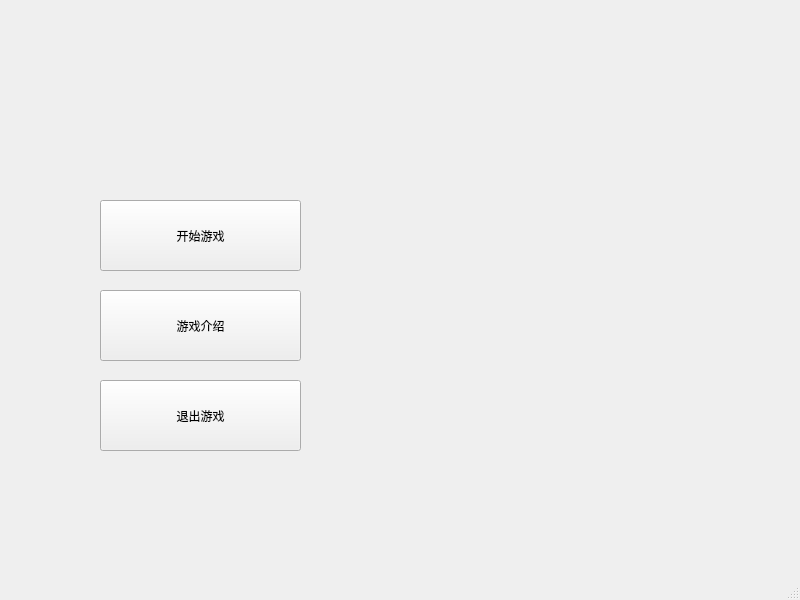
<?xml version="1.0" encoding="UTF-8"?>
<ui version="4.0">
 <class>MainWindow</class>
 <widget class="QMainWindow" name="MainWindow">
  <property name="geometry">
   <rect>
    <x>0</x>
    <y>0</y>
    <width>800</width>
    <height>600</height>
   </rect>
  </property>
  <property name="windowTitle">
   <string>MainWindow</string>
  </property>
  <widget class="QWidget" name="centralwidget">
   <widget class="QPushButton" name="Start_game">
    <property name="geometry">
     <rect>
      <x>100</x>
      <y>200</y>
      <width>201</width>
      <height>71</height>
     </rect>
    </property>
    <property name="text">
     <string>开始游戏</string>
    </property>
   </widget>
   <widget class="QPushButton" name="IntroButton">
    <property name="geometry">
     <rect>
      <x>100</x>
      <y>290</y>
      <width>201</width>
      <height>71</height>
     </rect>
    </property>
    <property name="text">
     <string>游戏介绍</string>
    </property>
   </widget>
   <widget class="QPushButton" name="QuitButton">
    <property name="geometry">
     <rect>
      <x>100</x>
      <y>380</y>
      <width>201</width>
      <height>71</height>
     </rect>
    </property>
    <property name="text">
     <string>退出游戏</string>
    </property>
   </widget>
  </widget>
  <widget class="QMenuBar" name="menubar">
   <property name="geometry">
    <rect>
     <x>0</x>
     <y>0</y>
     <width>800</width>
     <height>26</height>
    </rect>
   </property>
  </widget>
  <widget class="QStatusBar" name="statusbar"/>
 </widget>
 <resources/>
 <connections/>
</ui>
